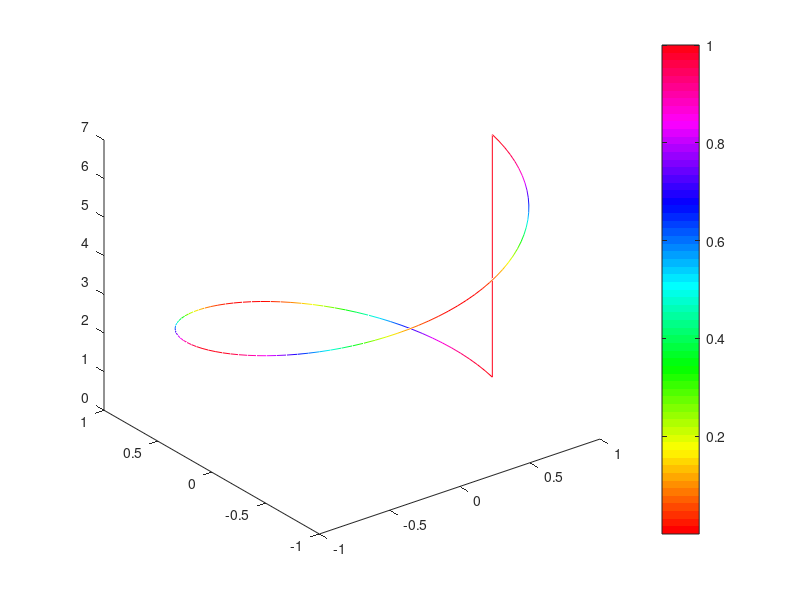

This figure's MATLAB source:
clc;close all;clear all;
t = linspace(0,2*pi,100)
x = cos(t)
y = sin(t)
z = t
c = cos(t).^2

colormap(hsv)
patch(x,y,z,c,'FaceColor','none','EdgeColor','interp')
colorbar
view(3)